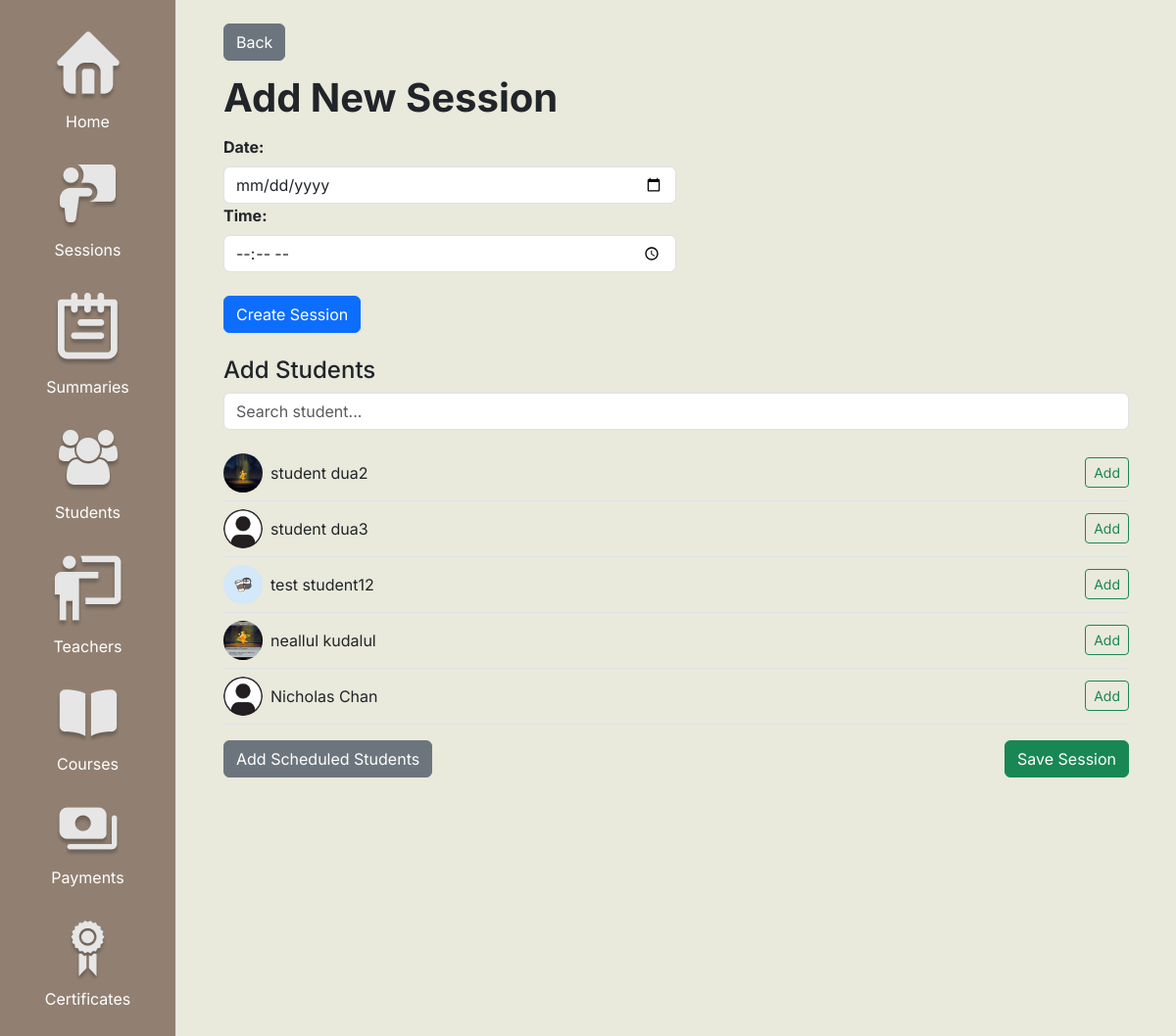
Before: /sessions/create/ with the older database file.
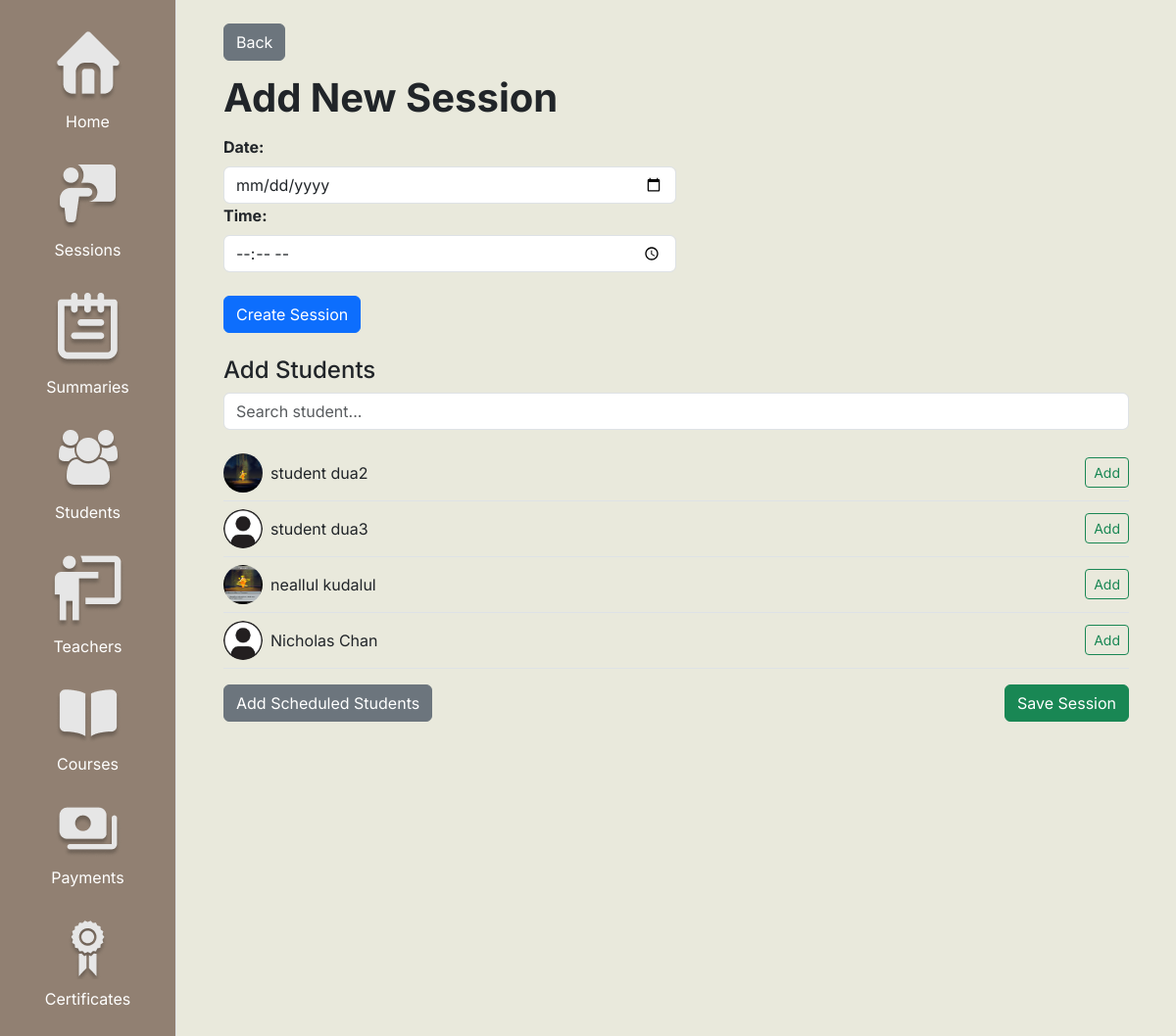
After: the same page with the newer database file.
### core/models.py (models this page shows, shortened)
class Student(models.Model):
    user = models.OneToOneField(User, on_delete=models.CASCADE, primary_key=True)
    studentImage = models.ImageField(upload_to='student_pics/', default='student_pics/default_students/default_student.png')
    course = models.ForeignKey('Course', on_delete=models.CASCADE, null=True)
    paymentPending = models.IntegerField(default=0)
    remainingSession = models.IntegerField(default=0)
    sessionDone = models.IntegerField(default=0)
    grade = models.CharField(max_length=100, default='No grade')

class User(AbstractUser):
    GENDER_CHOICES = [
        ('male', 'Male'),
        ('female', 'Female'),
    ]
    ROLE_CHOICES = [
        ('admin', 'Admin'),
        ('teacher', 'Teacher'),
        ('student', 'Student'),
    ]
    STATUS_CHOICES = [
        ('active', 'Active'),
        ('inactive', 'Inactive'),
        ('quit', 'Quit'),
    ]
    email = models.EmailField(unique=True)
    name = models.CharField(max_length=100)
    gender = models.CharField(max_length=6, choices=GENDER_CHOICES, default='male')
    phone = models.CharField(max_length=20)
    role = models.CharField(max_length=10, choices=ROLE_CHOICES, default='teacher')
    status = models.CharField(max_length=10, choices=STATUS_CHOICES, default='active')
    created_at = models.DateTimeField(auto_now_add=True)
    USERNAME_FIELD = 'username'
    REQUIRED_FIELDS = ['email', 'name']

### core/views.py (the view)
# urls.py: path('sessions/create/', views.add_session, name='add_session'),
def add_session(request):
    students = Student.objects.select_related('user').all()
    preselected_ids = []
    if request.method == 'POST':
        form = SessionForm(request.POST)
        selected_ids_str = request.POST.get('selected_students', '')
        selected_ids = selected_ids_str.split(',') if selected_ids_str else []
        add_scheduled = request.POST.get('add_scheduled') == '1'
        if form.is_valid():
            session = form.save()
            if add_scheduled:
                today = now().strftime('%A').lower()
                scheduled_students = Student.objects.filter(schedule__day=today)
                selected_ids = [str(s.user.id) for s in scheduled_students]
            session.students.set(Student.objects.filter(user__id__in=selected_ids))
            messages.success(request, "Session created successfully!")
            return redirect('admin_sessions')
        else:
            messages.error(request, "Please correct the errors.")
    else:
        form = SessionForm()
    return render(request, 'pages/add_session.html', {
        'form': form,
        'students': students,
        'preselected_ids': preselected_ids,
    })

### core/forms.py
class SessionForm(forms.ModelForm):
    class Meta:
        model = Session
        fields = ['date', 'time']
        widgets = {
            'date': forms.DateInput(attrs={'type': 'date','class': 'form-control'}),
            'time': forms.TimeInput(attrs={'type': 'time','class': 'form-control'}),
        }

### core/templates/pages/add_session.html (shortened to what this page needs)
{% extends 'base/admin_base.html' %}
{% load static %}
{% block content %}
<div class="container">
	<a href="{% url 'admin_sessions' %}" class="btn btn-secondary">Back</a>
	<div class="text fs-1 fw-bold my-2">Add New Session</div>
	<form method="post">
		<div class="col-md-6">
			<label for="{{ form.date.id_for_label }}" class="form-label fw-bold mb-2">Date:</label>
			{{ form.date }}
			<label for="{{ form.time.id_for_label }}" class="form-label fw-bold mb-2">Time:</label>
			{{ form.time }}
		</div>
		<div class="d-flex justify-content-between mt-4">
			<button type="submit" class="btn btn-primary">Create Session</button>
		</div>
        <h4 class="mt-4">Add Students</h4>
        <input type="text" id="student-search" class="form-control mb-3" placeholder="Search student...">
        <div id="student-list">
            {% for student in students %}
            <div class="d-flex justify-content-between align-items-center border-bottom py-2 student-item" data-name="{{ student.user.first_name }} {{ student.user.last_name }}" data-id="{{ student.user.id }}">
                <div class="d-flex align-items-center">
                    <img src="{{ student.studentImage.url }}" class="rounded-circle me-2" width="40" height="40">
                    <span>{{ student.user.name}}</span>
                </div>
                <button type="button" class="btn btn-sm btn-outline-success toggle-btn" onclick="toggleStudent(this)">Add</button>
            </div>
            {% endfor %}
        </div>
        <div class="d-flex justify-content-between mt-3">
            <button type="button" class="btn btn-secondary" onclick="addScheduled()">Add Scheduled Students</button>
            <button type="submit" class="btn btn-success">Save Session</button>
        </div>
	</form>
</div>
{% endblock %}

Changed rows visible on the page:
removed Student: studentImage (picture), user.name "test student12"
